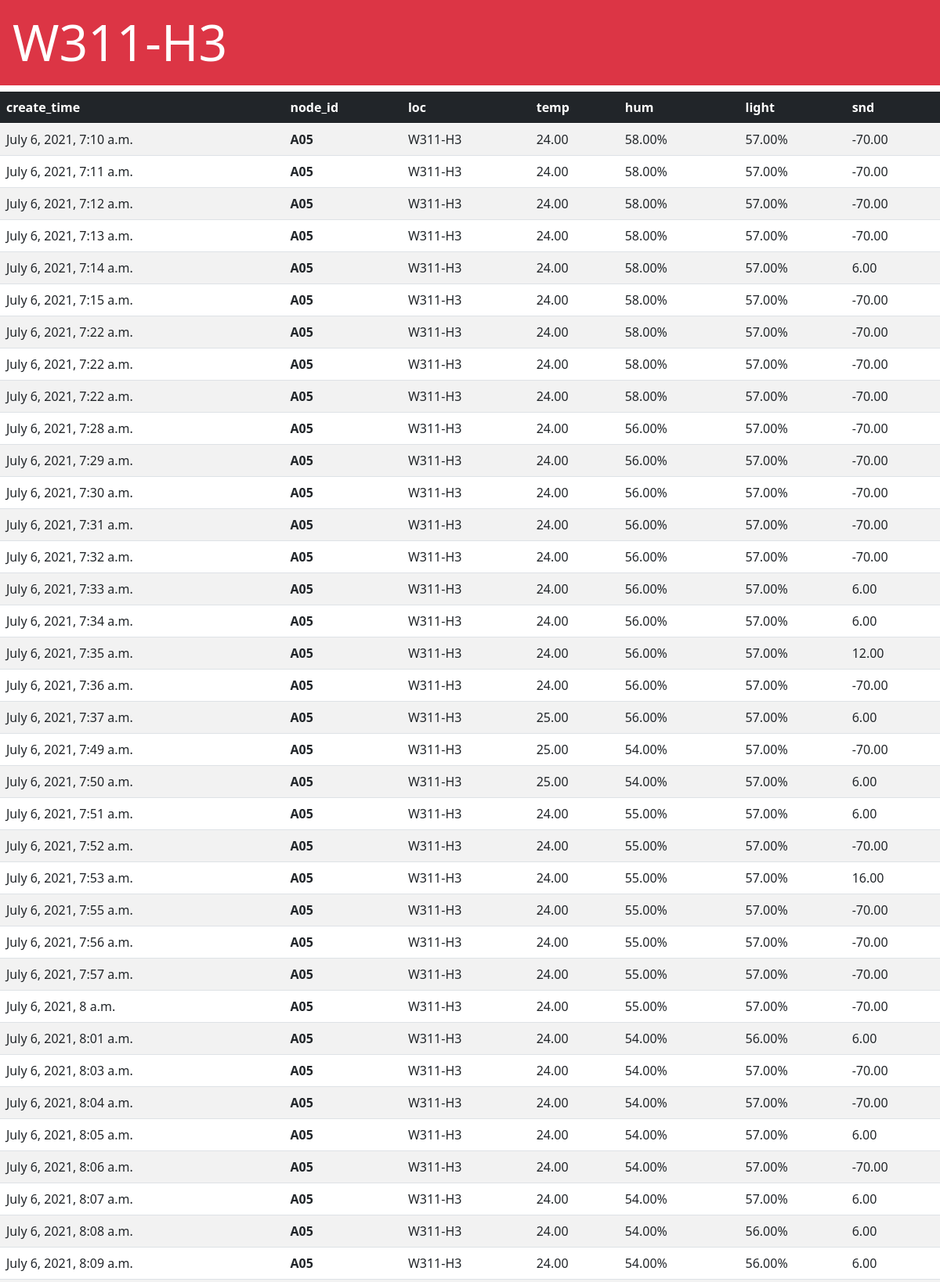
The app's page /iot/W311-H3/ (upper part) with its own data.
### iot/models.py (models this page shows, shortened)
class Event(models.Model):
    create_time = models.DateTimeField(auto_now_add=True)
    node_id = models.CharField(max_length=2)
    loc = models.CharField(max_length=10)
    temp = models.DecimalField(max_digits=5, decimal_places=2)
    hum = models.DecimalField(max_digits=5, decimal_places=2)
    light = models.DecimalField(max_digits=5, decimal_places=2)
    snd = models.DecimalField(max_digits=5, decimal_places=2)

### iot/views.py (the view)
# urls.py: path('W311-H3/',views.W311H3),
def W311H3(request):
    items = Event.objects.filter(loc ='W311-H3')
    context = {'items' : items} # Store the data in "context" dictionaries
    return render(request, 'iot/w311-H3.html', context) # Pass the context to HTML template

### iot/templates/iot/W311-H3.html (shortened to what this page needs)
<!doctype html>
<HTML>
    <head>
        <link href="https://cdn.jsdelivr.net/npm/bootstrap@5.0.0/dist/css/bootstrap.mi
n.css" rel="stylesheet" integrity="sha384-
wEmeIV1mKuiNpC+IOBjI7aAzPcEZeedi5yW5f2yOq55WWLwNGmvvx4Um1vskeMj0" crossorigin=
"anonymous">
    </head>
    <body>
        <h1 class="display-3 p-3 mb-2 bg-danger text-white">W311-H3</h1>
        <table class="table table-striped table-hover">
            <thead class="table-dark">
                <tr>
                    <th>create_time</th>
                    <th>node_id</th>
                    <th>loc</th>
                    <th>temp</th>
                    <th>hum</th>
                    <th>light</th>
                    <th>snd</th>
                </tr>
            </thead>
            <tbody>
                {% for item in items %}
                <tr>
                    <td>{{ item.create_time }}</td>
                    <td><strong>{{ item.node_id }}</strong></td>
                    <td>{{ item.loc }}</td>
                    <td>{{ item.temp }}</td>
                    <td>{{ item.hum }}%</td>
                    <td>{{ item.light }}%</td>
                    <td>{{ item.snd }}</td>
                </tr>
                {% endfor %}
            </tbody>
        </table>
        </body>
</HTML>

### records on screen
Event: create_time "July 6, 2021, 7:10 a.m.", node_id "A05", loc "W311-H3", temp "24.00", hum "58.00", light "57.00", snd "-70.00"
Event: create_time "July 6, 2021, 7:11 a.m.", node_id "A05", loc "W311-H3", temp "24.00", hum "58.00", light "57.00", snd "-70.00"
Event: create_time "July 6, 2021, 7:12 a.m.", node_id "A05", loc "W311-H3", temp "24.00", hum "58.00", light "57.00", snd "-70.00"
Event: create_time "July 6, 2021, 7:13 a.m.", node_id "A05", loc "W311-H3", temp "24.00", hum "58.00", light "57.00", snd "-70.00"
Event: create_time "July 6, 2021, 7:14 a.m.", node_id "A05", loc "W311-H3", temp "24.00", hum "58.00", light "57.00", snd "6.00"
Event: create_time "July 6, 2021, 7:15 a.m.", node_id "A05", loc "W311-H3", temp "24.00", hum "58.00", light "57.00", snd "-70.00"
Event: create_time "July 6, 2021, 7:22 a.m.", node_id "A05", loc "W311-H3", temp "24.00", hum "58.00", light "57.00", snd "-70.00"
Event: create_time "July 6, 2021, 7:22 a.m.", node_id "A05", loc "W311-H3", temp "24.00", hum "58.00", light "57.00", snd "-70.00"
Event: create_time "July 6, 2021, 7:22 a.m.", node_id "A05", loc "W311-H3", temp "24.00", hum "58.00", light "57.00", snd "-70.00"
Event: create_time "July 6, 2021, 7:28 a.m.", node_id "A05", loc "W311-H3", temp "24.00", hum "56.00", light "57.00", snd "-70.00"
Event: create_time "July 6, 2021, 7:29 a.m.", node_id "A05", loc "W311-H3", temp "24.00", hum "56.00", light "57.00", snd "-70.00"
Event: create_time "July 6, 2021, 7:30 a.m.", node_id "A05", loc "W311-H3", temp "24.00", hum "56.00", light "57.00", snd "-70.00"
Event: create_time "July 6, 2021, 7:31 a.m.", node_id "A05", loc "W311-H3", temp "24.00", hum "56.00", light "57.00", snd "-70.00"
Event: create_time "July 6, 2021, 7:32 a.m.", node_id "A05", loc "W311-H3", temp "24.00", hum "56.00", light "57.00", snd "-70.00"
Event: create_time "July 6, 2021, 7:33 a.m.", node_id "A05", loc "W311-H3", temp "24.00", hum "56.00", light "57.00", snd "6.00"
Event: create_time "July 6, 2021, 7:34 a.m.", node_id "A05", loc "W311-H3", temp "24.00", hum "56.00", light "57.00", snd "6.00"
Event: create_time "July 6, 2021, 7:35 a.m.", node_id "A05", loc "W311-H3", temp "24.00", hum "56.00", light "57.00", snd "12.00"
Event: create_time "July 6, 2021, 7:36 a.m.", node_id "A05", loc "W311-H3", temp "24.00", hum "56.00", light "57.00", snd "-70.00"
Event: create_time "July 6, 2021, 7:37 a.m.", node_id "A05", loc "W311-H3", temp "25.00", hum "56.00", light "57.00", snd "6.00"
Event: create_time "July 6, 2021, 7:49 a.m.", node_id "A05", loc "W311-H3", temp "25.00", hum "54.00", light "57.00", snd "-70.00"
Event: create_time "July 6, 2021, 7:50 a.m.", node_id "A05", loc "W311-H3", temp "25.00", hum "54.00", light "57.00", snd "6.00"
Event: create_time "July 6, 2021, 7:51 a.m.", node_id "A05", loc "W311-H3", temp "24.00", hum "55.00", light "57.00", snd "6.00"
Event: create_time "July 6, 2021, 7:52 a.m.", node_id "A05", loc "W311-H3", temp "24.00", hum "55.00", light "57.00", snd "-70.00"
Event: create_time "July 6, 2021, 7:53 a.m.", node_id "A05", loc "W311-H3", temp "24.00", hum "55.00", light "57.00", snd "16.00"
Event: create_time "July 6, 2021, 7:55 a.m.", node_id "A05", loc "W311-H3", temp "24.00", hum "55.00", light "57.00", snd "-70.00"
Event: create_time "July 6, 2021, 7:56 a.m.", node_id "A05", loc "W311-H3", temp "24.00", hum "55.00", light "57.00", snd "-70.00"
Event: create_time "July 6, 2021, 7:57 a.m.", node_id "A05", loc "W311-H3", temp "24.00", hum "55.00", light "57.00", snd "-70.00"
Event: create_time "July 6, 2021, 8 a.m.", node_id "A05", loc "W311-H3", temp "24.00", hum "55.00", light "57.00", snd "-70.00"
Event: create_time "July 6, 2021, 8:01 a.m.", node_id "A05", loc "W311-H3", temp "24.00", hum "54.00", light "56.00", snd "6.00"
Event: create_time "July 6, 2021, 8:03 a.m.", node_id "A05", loc "W311-H3", temp "24.00", hum "54.00", light "57.00", snd "-70.00"
Event: create_time "July 6, 2021, 8:04 a.m.", node_id "A05", loc "W311-H3", temp "24.00", hum "54.00", light "57.00", snd "-70.00"
Event: create_time "July 6, 2021, 8:05 a.m.", node_id "A05", loc "W311-H3", temp "24.00", hum "54.00", light "57.00", snd "6.00"
Event: create_time "July 6, 2021, 8:06 a.m.", node_id "A05", loc "W311-H3", temp "24.00", hum "54.00", light "57.00", snd "-70.00"
Event: create_time "July 6, 2021, 8:07 a.m.", node_id "A05", loc "W311-H3", temp "24.00", hum "54.00", light "57.00", snd "6.00"
Event: create_time "July 6, 2021, 8:08 a.m.", node_id "A05", loc "W311-H3", temp "24.00", hum "54.00", light "56.00", snd "6.00"
Event: create_time "July 6, 2021, 8:09 a.m.", node_id "A05", loc "W311-H3", temp "24.00", hum "54.00", light "56.00", snd "6.00"
